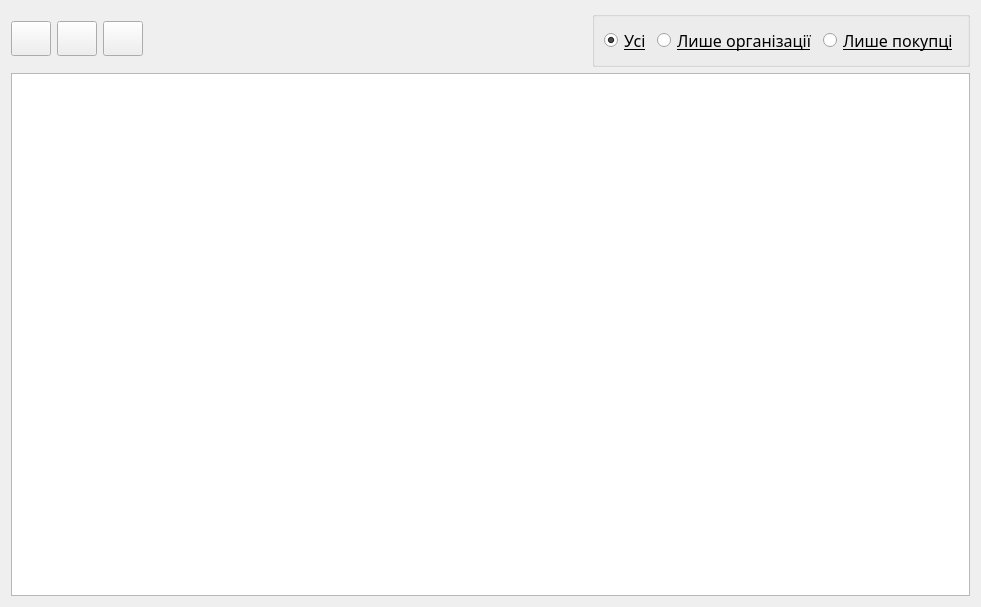
<?xml version="1.0" encoding="UTF-8"?>
<ui version="4.0">
 <class>Lists</class>
 <widget class="QWidget" name="Lists">
  <property name="geometry">
   <rect>
    <x>0</x>
    <y>0</y>
    <width>981</width>
    <height>607</height>
   </rect>
  </property>
  <property name="windowTitle">
   <string>Form</string>
  </property>
  <layout class="QVBoxLayout" name="verticalLayout">
   <item>
    <layout class="QHBoxLayout" name="horizontalLayout_3">
     <item>
      <widget class="QPushButton" name="btn_add">
       <property name="sizePolicy">
        <sizepolicy hsizetype="Fixed" vsizetype="Fixed">
         <horstretch>0</horstretch>
         <verstretch>0</verstretch>
        </sizepolicy>
       </property>
       <property name="minimumSize">
        <size>
         <width>40</width>
         <height>35</height>
        </size>
       </property>
       <property name="text">
        <string/>
       </property>
       <property name="icon">
        <iconset resource="../recources/recources.qrc">
         <normaloff>:/icons/add.png</normaloff>:/icons/add.png</iconset>
       </property>
       <property name="shortcut">
        <string>Ctrl+A</string>
       </property>
      </widget>
     </item>
     <item>
      <widget class="QPushButton" name="btn_del">
       <property name="enabled">
        <bool>true</bool>
       </property>
       <property name="sizePolicy">
        <sizepolicy hsizetype="Fixed" vsizetype="Fixed">
         <horstretch>0</horstretch>
         <verstretch>0</verstretch>
        </sizepolicy>
       </property>
       <property name="minimumSize">
        <size>
         <width>40</width>
         <height>35</height>
        </size>
       </property>
       <property name="text">
        <string/>
       </property>
       <property name="icon">
        <iconset resource="../recources/recources.qrc">
         <normaloff>:/icons/delete.png</normaloff>:/icons/delete.png</iconset>
       </property>
       <property name="shortcut">
        <string>Del</string>
       </property>
      </widget>
     </item>
     <item>
      <widget class="QPushButton" name="btn_refresh">
       <property name="sizePolicy">
        <sizepolicy hsizetype="Fixed" vsizetype="Fixed">
         <horstretch>0</horstretch>
         <verstretch>0</verstretch>
        </sizepolicy>
       </property>
       <property name="minimumSize">
        <size>
         <width>40</width>
         <height>35</height>
        </size>
       </property>
       <property name="text">
        <string/>
       </property>
       <property name="icon">
        <iconset resource="../recources/recources.qrc">
         <normaloff>:/icons/refresh.png</normaloff>:/icons/refresh.png</iconset>
       </property>
       <property name="shortcut">
        <string>Ctrl+A</string>
       </property>
      </widget>
     </item>
     <item>
      <spacer name="horizontalSpacer">
       <property name="orientation">
        <enum>Qt::Horizontal</enum>
       </property>
       <property name="sizeType">
        <enum>QSizePolicy::Expanding</enum>
       </property>
       <property name="sizeHint" stdset="0">
        <size>
         <width>40</width>
         <height>20</height>
        </size>
       </property>
      </spacer>
     </item>
     <item>
      <widget class="QGroupBox" name="groupBox">
       <property name="title">
        <string/>
       </property>
       <layout class="QGridLayout" name="gridLayout">
        <item row="0" column="0">
         <layout class="QHBoxLayout" name="horizontalLayout">
          <item>
           <widget class="QRadioButton" name="radio_all">
            <property name="font">
             <font>
              <family>Alef</family>
              <pointsize>12</pointsize>
              <underline>true</underline>
             </font>
            </property>
            <property name="text">
             <string>Усі</string>
            </property>
            <property name="checked">
             <bool>true</bool>
            </property>
           </widget>
          </item>
          <item>
           <widget class="QRadioButton" name="radio_org">
            <property name="font">
             <font>
              <family>Alef</family>
              <pointsize>12</pointsize>
              <underline>true</underline>
             </font>
            </property>
            <property name="text">
             <string>Лише організації</string>
            </property>
           </widget>
          </item>
          <item>
           <widget class="QRadioButton" name="radio_not_org">
            <property name="font">
             <font>
              <family>Alef</family>
              <pointsize>12</pointsize>
              <underline>true</underline>
             </font>
            </property>
            <property name="text">
             <string>Лише покупці</string>
            </property>
           </widget>
          </item>
         </layout>
        </item>
       </layout>
      </widget>
     </item>
    </layout>
   </item>
   <item>
    <widget class="QTableWidget" name="tableWidget">
     <property name="enabled">
      <bool>true</bool>
     </property>
     <property name="font">
      <font>
       <pointsize>12</pointsize>
      </font>
     </property>
     <property name="sizeAdjustPolicy">
      <enum>QAbstractScrollArea::AdjustToContents</enum>
     </property>
     <property name="editTriggers">
      <set>QAbstractItemView::NoEditTriggers</set>
     </property>
     <property name="selectionMode">
      <enum>QAbstractItemView::SingleSelection</enum>
     </property>
     <property name="selectionBehavior">
      <enum>QAbstractItemView::SelectRows</enum>
     </property>
     <property name="textElideMode">
      <enum>Qt::ElideLeft</enum>
     </property>
     <property name="sortingEnabled">
      <bool>false</bool>
     </property>
     <property name="rowCount">
      <number>0</number>
     </property>
     <property name="columnCount">
      <number>0</number>
     </property>
     <attribute name="horizontalHeaderMinimumSectionSize">
      <number>250</number>
     </attribute>
     <attribute name="horizontalHeaderDefaultSectionSize">
      <number>250</number>
     </attribute>
     <attribute name="horizontalHeaderStretchLastSection">
      <bool>true</bool>
     </attribute>
    </widget>
   </item>
   <item>
    <layout class="QHBoxLayout" name="horizontalLayout_2"/>
   </item>
  </layout>
 </widget>
 <resources>
  <include location="../recources/recources.qrc"/>
 </resources>
 <connections/>
</ui>
